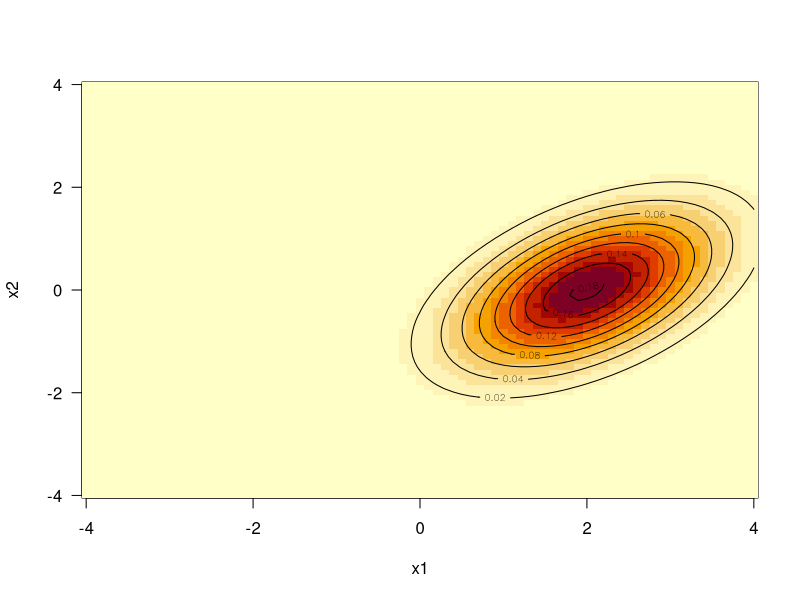
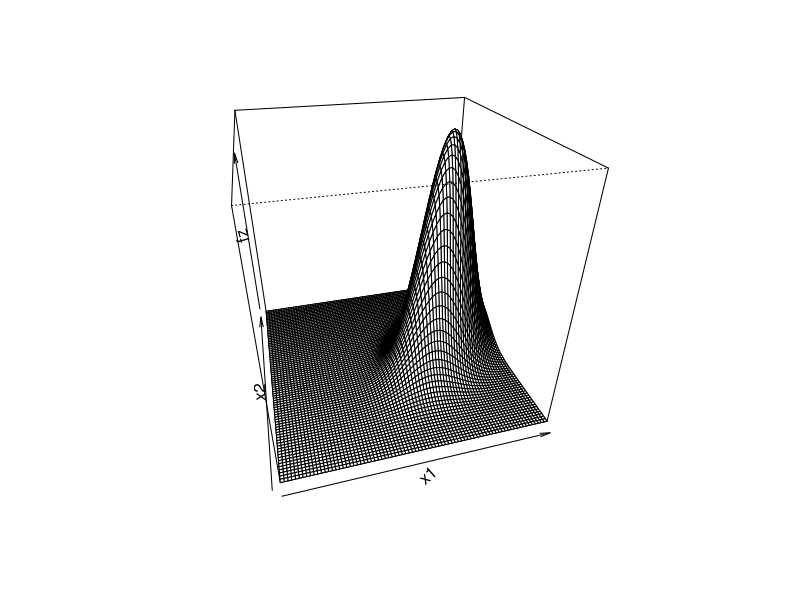
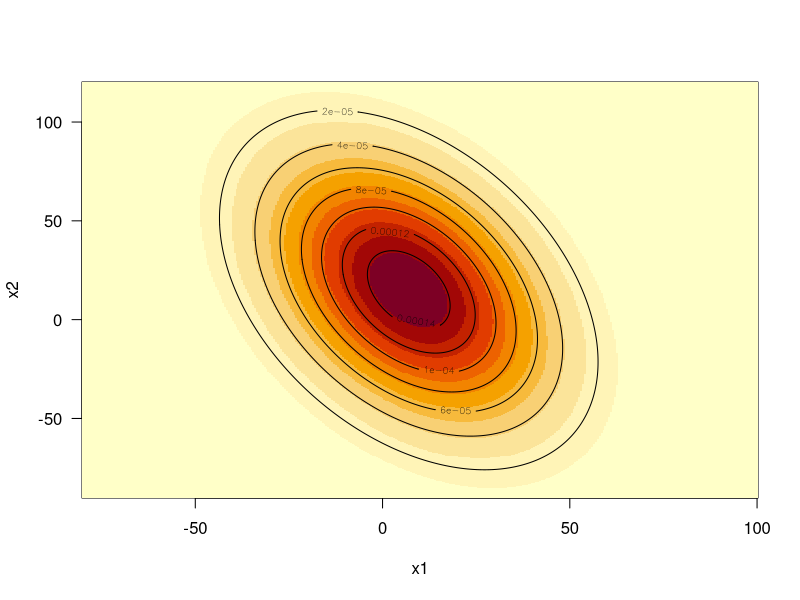

These figures' R source, in order:
library(mvtnorm)
mu<-c(2,0) 
sigma <-matrix(c(1,0.5,0.5,1),nrow=2)

x1 <- seq(-4,4,0.1)
x2 <- seq(-4,4,0.1)
z <- expand.grid(x1=x1,x2=x2)
f <- dmvnorm(z, mean = mu, sigma = sigma)
fz <- matrix(f, nrow = length(x1), ncol = length(x2))
# Variante 1: 2D Bild (Kontur)
image(x1,x2,fz, las=1)
contour(x1,x2,fz, add=TRUE)
# Variante 2: 3D Bild
persp(x1,x2,fz, theta =-15, phi = 30)


pmvnorm(lower=c(-Inf,-Inf), upper=c(0,0), mean = mu, sigma = sigma)

# ---- Aufgabe 1 ----
mu <- c(7, 15)
sigma <- matrix(c(25^2, 25*(-0.4)*45,25*(-0.4)*45, 45^2), nrow=2)
# A
# E[Z] = E[0.7*X + 0.3*Y] = E[X]*0.7 + E[Y]*0.3 = 9.4
7*0.7 + 15*0.3

# B
# Var(Z) = Var(0.7*X + 0.3*Y) = 0.7^2*Var(X) + 0.3^2*Var(Y) + 2*0.7*0.3*Cov(X,Y) = 299.5
# Cov(X,Y) = Cor(X,Y)*sqrt(Var(X)*Var(Y))
# sqrt(Var(Z)) = 17.3
sqrt(0.7^2*25^2 + 0.3^2*45^2 + 2*0.7*0.3*(-0.4)*sqrt(25^2*45^2))

# C
x1 <- seq(-80,100,0.5)
x2 <- seq(-90,120,0.5)
z <- expand.grid(x1=x1,x2=x2)
f <- dmvnorm(z, mean = mu, sigma = sigma)
fz <- matrix(f, nrow = length(x1), ncol = length(x2))
# Variante 1: 2D Bild (Kontur)
image(x1,x2,fz, las=1)
contour(x1,x2,fz, add=TRUE)

# D
pmvnorm(lower=c(-Inf,-Inf), upper=c(0,0), mean = mu, sigma = sigma)[[1]] # 0.08595452

# E
# Bedingt: P(Y < 0 | X < 0) => P(X < 0 & Y < 0) / P(X <0)
pmvnorm(lower=c(-Inf,-Inf), upper=c(0,Inf), mean = mu, sigma = sigma)[[1]] # 0.3897388


factorial(50)

qgeom(0.5, 1/365)



